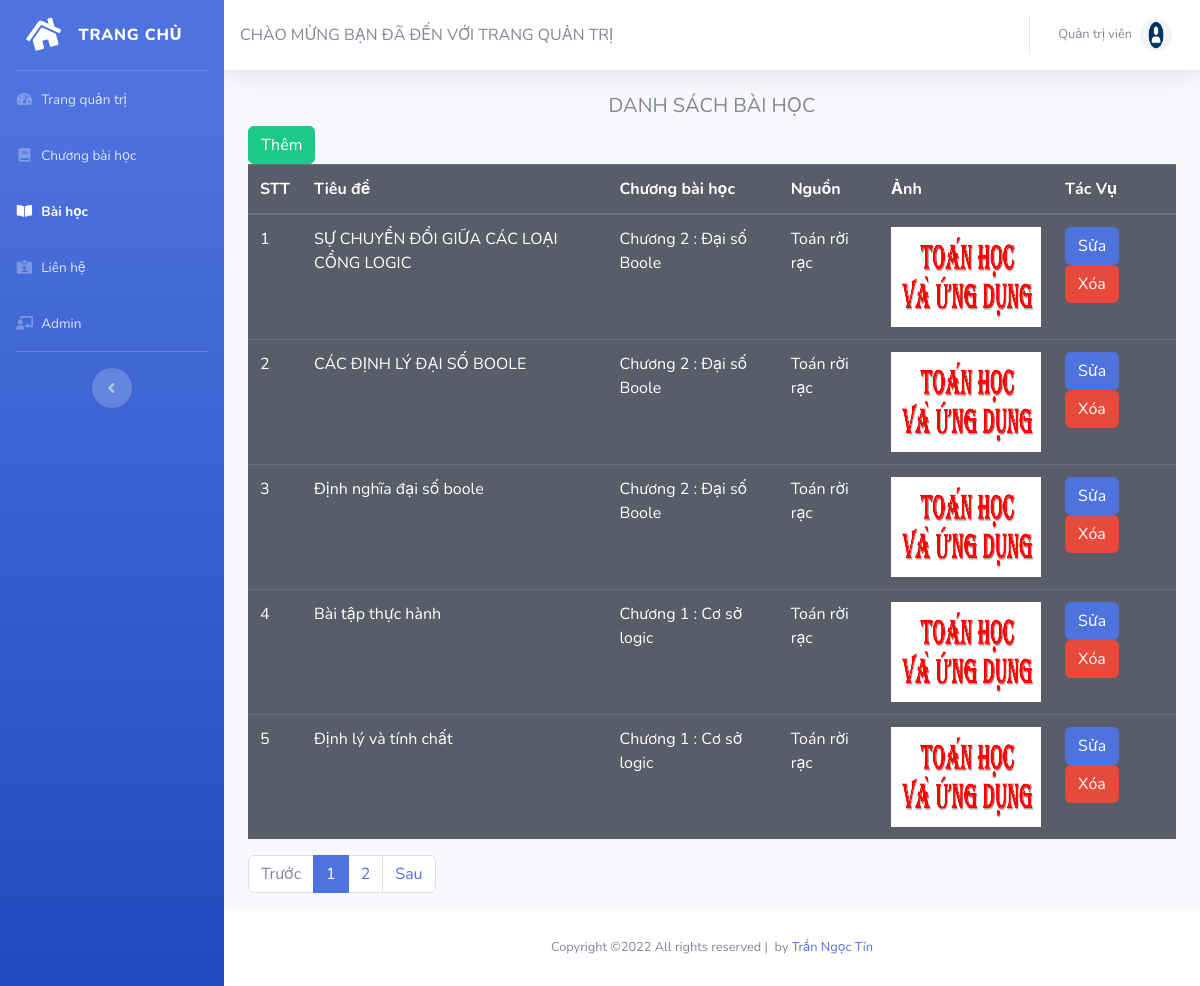
The page /admin/index.php?ql=tintuc/ds (signed in) on the database its author committed.
### tables this page shows
CREATE TABLE `tbl_tintuc` (
  `id_tintuc` int(11) NOT NULL,
  `manguoidung` int(11) NOT NULL,
  `tieude` varchar(200) NOT NULL,
  `maloaitintuc` int(11) NOT NULL,
  `mota` varchar(200) NOT NULL,
  `noidung` text NOT NULL,
  `anh` text DEFAULT NULL,
  `ghichu` text DEFAULT '<iframe width="560" height="315" src="https://www.youtube.com/embed/Hf6F24DzW_g" frameborder="0" allow="accelerometer; autoplay; clipboard-write; encrypted-media; gyroscope; picture-in-picture" allowfullscreen></iframe>',
  `nguon` varchar(100) NOT NULL,
  `ngayviet` datetime NOT NULL
);

CREATE TABLE `tbl_loaitintuc` (
  `id_loaitintuc` int(11) NOT NULL,
  `ten_loai_tin_tuc` varchar(100) NOT NULL
);

### admin/tintuc/ds.php (the view, shortened to what this page needs)
<?php
	include_once('../config/connect.php');
    $tongsodong = mysqli_num_rows($con->query("SELECT * FROM tbl_tintuc"));
    $sobaiviet1trang = 5;
    $sotrang = ceil($tongsodong/$sobaiviet1trang);
    if (isset($_GET['page'])) {
        $tranghientai = $_GET['page'];
    }
    else{
        $tranghientai = 1;
    }
    $trangtruoc = $tranghientai - 1;
    $trangsau = $tranghientai + 1;
    $dongbatdau = $sobaiviet1trang*($tranghientai-1);
	$sql = "SELECT * FROM `tbl_tintuc`as t1 JOIN tbl_loaitintuc as t2 WHERE t1.maloaitintuc=t2.id_loaitintuc  ORDER BY t1.id_tintuc DESC LIMIT $dongbatdau, $sobaiviet1trang";
	$query = $con->query($sql);
?>
    <div>
        <h5 style="text-align: center;">DANH SÁCH BÀI HỌC</h5>
        <a href="?ql=tintuc/them" class="btn btn-success">Thêm</a>
        <div class="table-responsive">
            <table class="table align-items-center table-dark table-flush">
                <thead class="thead-dark">
                    <tr>
                        <th scope="col">STT</th>
                        <th scope="col">Tiêu đề</th>
                        <th scope="col">Chương bài học</th>
                        <th scope="col">Nguồn</th>
                        <th scope="col">Ảnh</th>
                        <th scope="col">Tác Vụ</th>
                    </tr>
                </thead>
                <tbody>
                    <?php
    	$stt = $sobaiviet1trang*($tranghientai-1) + 1;
    	while ($row = $query->fetch_assoc()) {
    	?>
                        <tr>
                            <td style="width: 50px;"><?php echo $stt++; ?></td>
                            <td><?php echo $row['tieude']; ?></td>
                            <td><?php echo $row['ten_loai_tin_tuc']; ?></td>
                            <td><?php echo $row['nguon']; ?></td>
                            <td><img style="width:150px; height: 100px;" src="../images/<?php echo $row['anh'] ?>" alt=""></td>
                        <td>
                                <a class="btn btn-primary" href="?ql=tintuc/sua&id=<?php echo $row['id_tintuc']; ?>">Sửa</a>
                                <a class="btn btn-danger" href="?ql=tintuc/ds&id=<?php echo $row['id_tintuc']; ?>">Xóa</a>
                            </td>
                        </tr>
                        <?php
                    };
                     ?>
                </tbody>
            </table>
            <div class="dataTables_paginate paging_simple_numbers" id="dataTable_paginate">
                <ul class="pagination">
                    <li class="paginate_button page-item previous <?php if($tranghientai == 1) echo "disabled" ?>" id="dataTable_previous"><a href="?ql=tintuc/ds&page=<?php echo $trangtruoc ?>" aria-controls="dataTable" data-dt-idx="0" tabindex="0" class="page-link">Trước</a></li>
                    <?php
                        for ($i=1; $i <= $sotrang; $i++) {
                     ?>
                    <li class="paginate_button page-item <?php if($i == $tranghientai) echo "active" ?>">
                        <a href="?ql=tintuc/ds&page=<?php echo $i ?>" aria-controls="dataTable" data-dt-idx="1" tabindex="0" class="page-link"><?php echo $i ?></a>
                    </li>
                <?php } ?>
                    <li class="paginate_button page-item next <?php if($tranghientai == $sotrang) echo "disabled" ?>" id="dataTable_next"><a href="?ql=tintuc/ds&page=<?php echo $trangsau ?>" aria-controls="dataTable" data-dt-idx="7" tabindex="0" class="page-link">Sau</a></li>
                </ul>
            </div>
        </div>
    </div>

### rows shown on the page
tbl_tintuc: tieude "SỰ CHUYỂN ĐỔI GIỮA CÁC LOẠI CỔNG LOGIC", tbl_loaitintuc.ten_loai_tin_tuc "Chương 2 : Đại số Boole", nguon "Toán rời rạc", anh (picture)
tbl_tintuc: tieude "CÁC ĐỊNH LÝ ĐẠI SỐ BOOLE", tbl_loaitintuc.ten_loai_tin_tuc "Chương 2 : Đại số Boole", nguon "Toán rời rạc", anh (picture)
tbl_tintuc: tieude "Định nghĩa đại số boole", tbl_loaitintuc.ten_loai_tin_tuc "Chương 2 : Đại số Boole", nguon "Toán rời rạc", anh (picture)
tbl_tintuc: tieude "Bài tập thực hành", tbl_loaitintuc.ten_loai_tin_tuc "Chương 1 : Cơ sở logic", nguon "Toán rời rạc", anh (picture)
tbl_tintuc: tieude "Định lý và tính chất", tbl_loaitintuc.ten_loai_tin_tuc "Chương 1 : Cơ sở logic", nguon "Toán rời rạc", anh (picture)

### other values the page prints
$_SESSION['tk']['tenhienthi'] "Quản trị viên"
